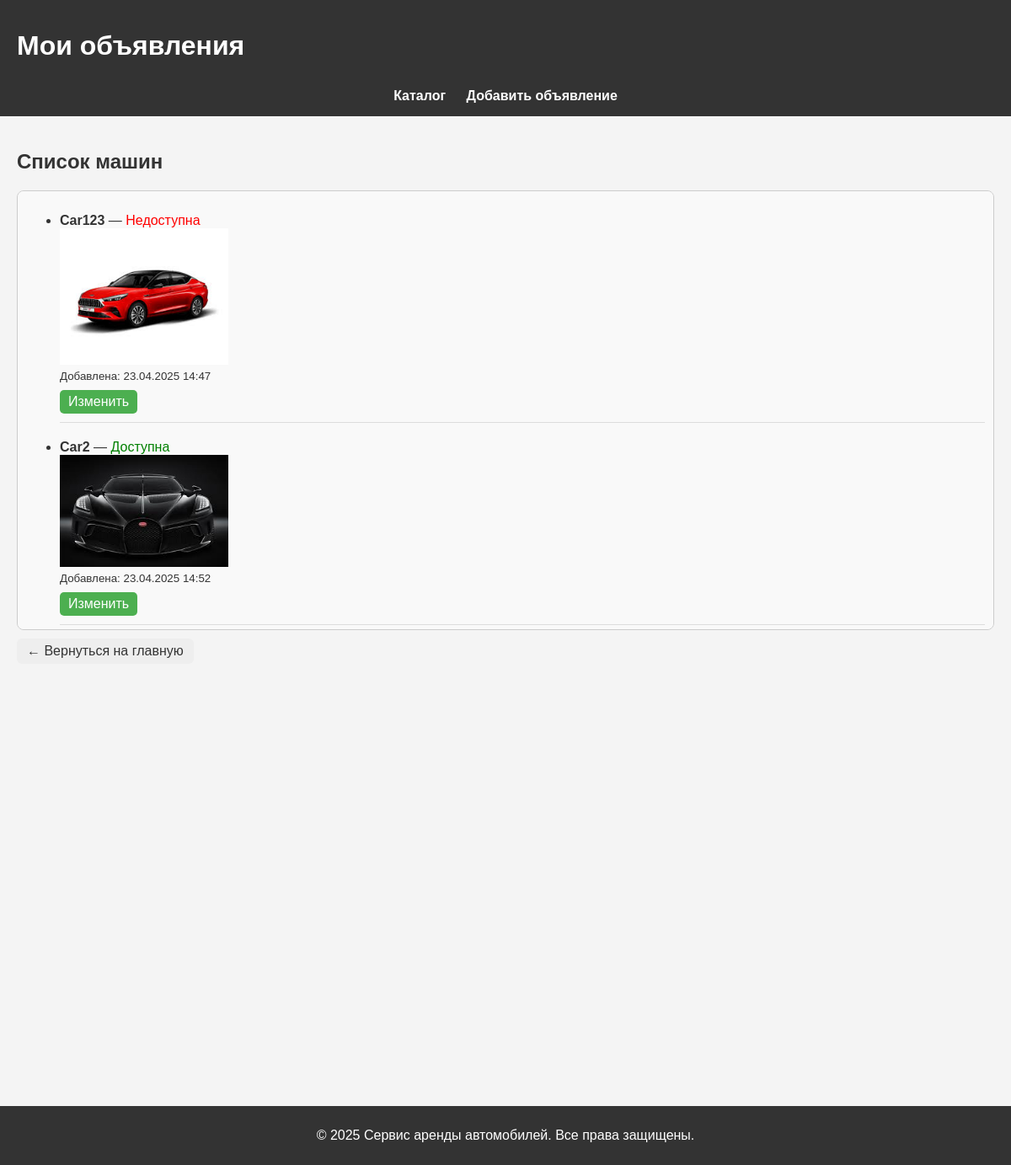
/cars/my/ (signed in), run on an earlier commit of the app's database.
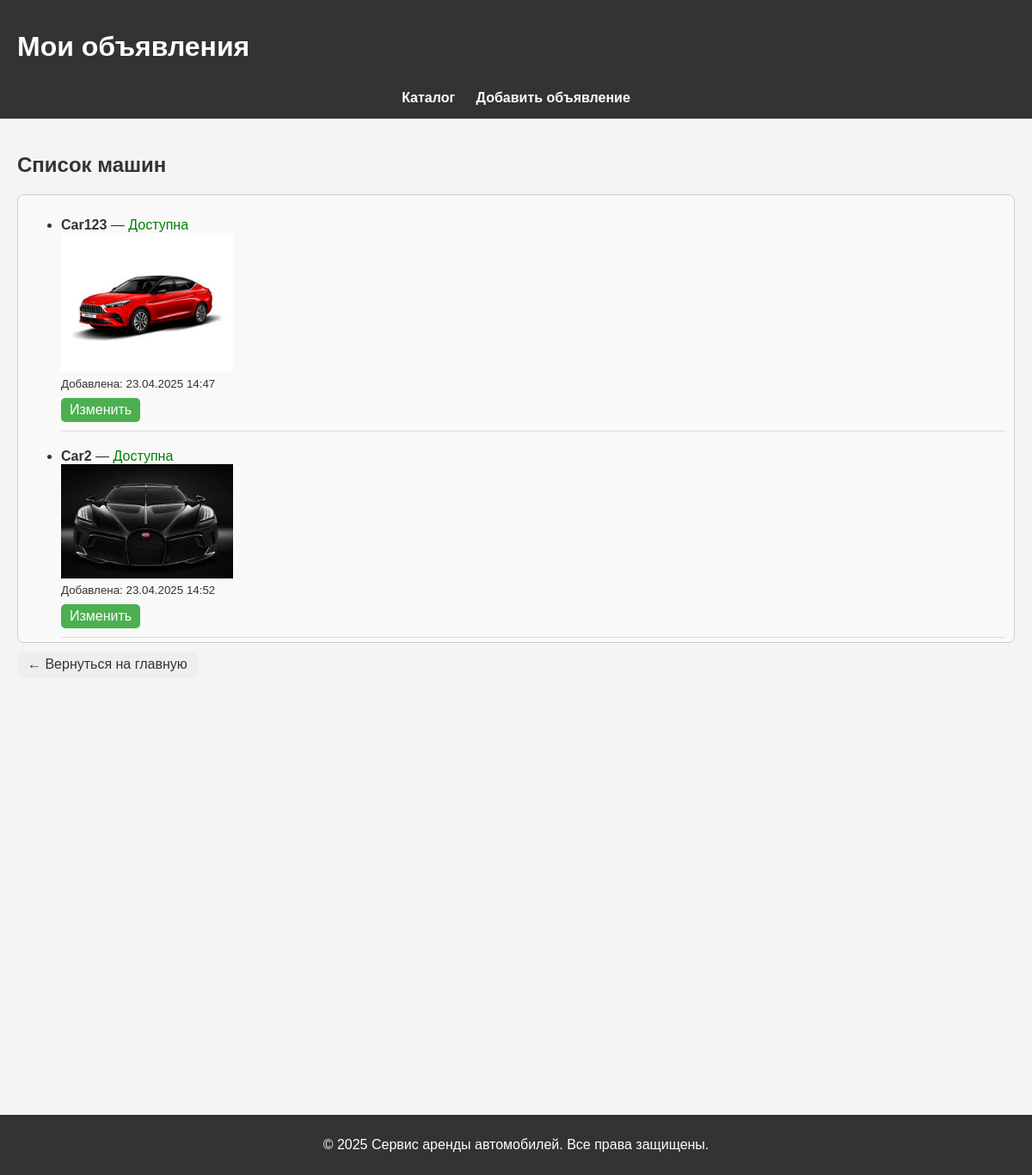
And on a later commit of the database.
### cars/models.py (models this page shows, shortened)
class Car(models.Model):
    objects = None
    name = models.CharField(max_length=100)
    photo = models.ImageField(upload_to='cars_photos/', blank=True, null=True)
    is_available = models.BooleanField(default=True)
    published_date = models.DateTimeField(auto_now_add=True)
    owner = models.ForeignKey(User, on_delete=models.CASCADE, null=True, blank=True)
    phone_number = models.CharField(max_length=20, null=True, blank=True)
    description = models.TextField(blank=True, null=True)
    class Meta:
        verbose_name = 'Машина'
        verbose_name_plural = 'Машины'

### cars/views.py (the view)
# urls.py: path('my/', views.my_cars, name='my_cars'),
@login_required
def my_cars(request):
    cars = Car.objects.filter(owner=request.user)
    return render(request, 'cars/my_cars.html', {'cars': cars})

### cars/templates/cars/my_cars.html (shortened to what this page needs)
{% load static %}
<!DOCTYPE html>
<html lang="ru">
<head>
    <link rel="stylesheet" href="{% static 'main/css/main.css' %}">
</head>
<body>
    <header>
        <h1>Мои объявления</h1>
        <nav>
            <ul>
                <li><a href="{% url 'cars_home' %}">Каталог</a></li>
                <li><a href="{% url 'create' %}">Добавить объявление</a></li>
            </ul>
        </nav>
    </header>
    <main>
        <h2>Список машин</h2>
        {% if cars %}
            <div class="car-list">
                <ul>
                    {% for car in cars %}
                        <li>
                            <strong>{{ car.name }}</strong> —
                            {% if car.is_available %}
                                <span style="color: green;">Доступна</span>
                            {% else %}
                                <span style="color: red;">Недоступна</span>
                            {% endif %}
                            <br>
                            {% if car.photo %}
                                <img src="{{ car.photo.url }}" alt="{{ car.name }}" style="max-width: 200px; height: auto;">
                            {% else %}
                                <em>Фото не загружено</em>
                            {% endif %}
                            <br>
                            <small>Добавлена: {{ car.published_date|date:"d.m.Y H:i" }}</small>
                            <br>
                            <a href="{% url 'car_edit' car.id %}" class="edit-btn">Изменить</a>
                        </li>
                    {% endfor %}
                </ul>
            </div>
        {% else %}
            <p>У вас пока нет добавленных машин.</p>
        {% endif %}
        <a class="back-link" href="{% url 'home' %}">&larr; Вернуться на главную</a>
    </main>
    <footer>
        <p>&copy; 2025 Сервис аренды автомобилей. Все права защищены.</p>
    </footer>
</body>
</html>

What changed in the data, as far as the page shows it:
changed Car "Car123": is_available "Недоступна" → "Доступна"
